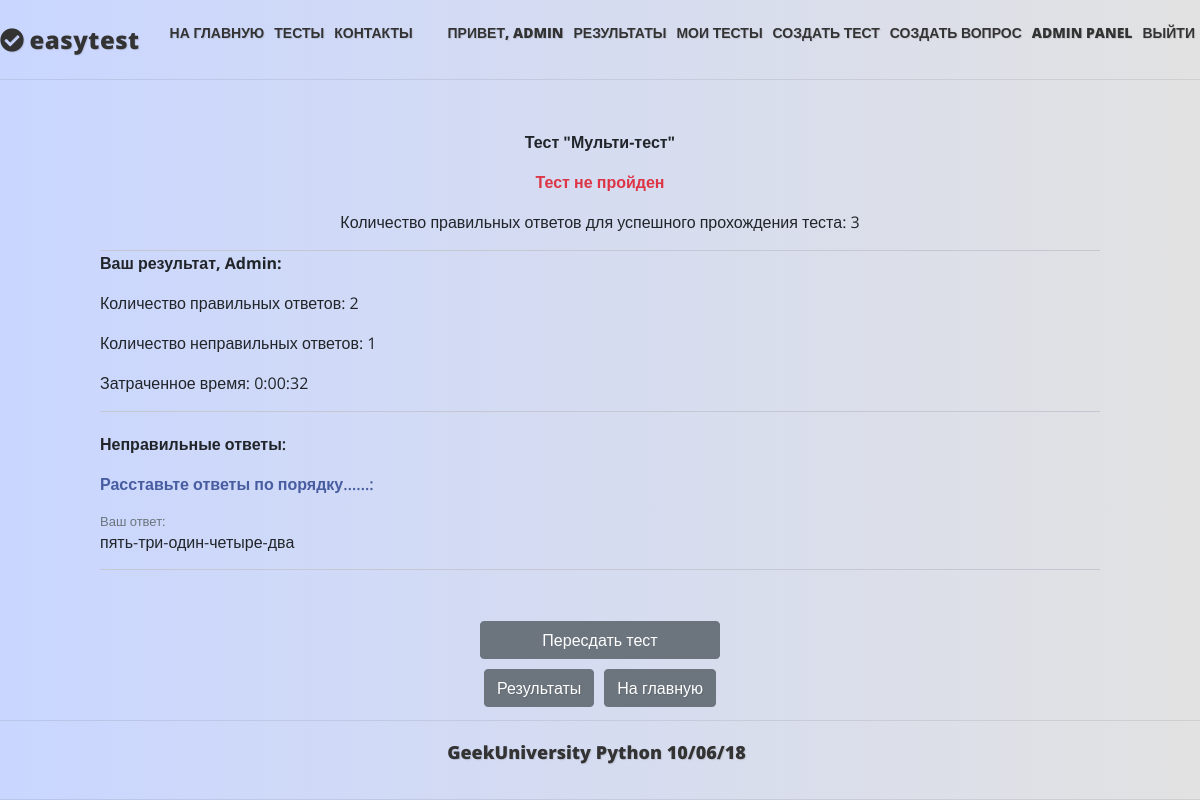
Screenshot of /result/4/ (signed in) with the database file from the repository.
### mainapp/models.py (models this page shows, shortened)
class Core(models.Model):
    title = models.CharField(_('title'), max_length=250, blank=True)
    description = models.TextField(_('description'), blank=True)
    sort = models.IntegerField(_('sort'), default=0, null=True, blank=True)
    active = models.BooleanField(_('active'), default=True)
    deleted = models.BooleanField(_('deleted'), default=False)
    all_objects = models.Manager()
    objects = CoreManager()
    class Meta:
        abstract = True

class Result(Core):
    class Meta:
        verbose_name = _('Результат')
        verbose_name_plural = _('Результаты')
    owner = models.ForeignKey(User, null=False, blank=True, related_name='results', on_delete=models.PROTECT)
    test = models.ForeignKey(Test, null=True, blank=True, related_name='results', on_delete=models.CASCADE)
    right_answers_count = models.PositiveIntegerField(_('right answers count'), default=0, blank=True)
    wrong_answers_count = models.PositiveIntegerField(_('wrong answers count'), default=0, blank=True)
    time = models.TimeField(_('time for test'), default=timezone.now, blank=True)
    is_test_passed = models.BooleanField(_('is test passed'), default=False)
    objects = ResultManager()

class Test(Core):
    class Meta:
        verbose_name = _('Тест')
        verbose_name_plural = _('Тесты')
    owner = models.ForeignKey(User, null=False, blank=True, related_name='tests', on_delete=models.PROTECT)
    category = models.ForeignKey(TestCategory, null=True, blank=True, on_delete=models.SET_NULL)
    keywords = models.ManyToManyField(Keyword, blank=True, related_name='tests')
    questions = models.ManyToManyField(Question, blank=True, related_name='tests')
    max_questions = models.PositiveIntegerField(_('Count questions'), default=1, blank=True)
    required_correct_answers = models.PositiveIntegerField(_('Required correct answers'), default=0, blank=True)
    time = models.TimeField(_('Max time for test'), default=datetime.time(0, 30), blank=True)
    objects = TestManager()
    TEST_TYPE_CHOICES = (
        ('th', 'teaching'),  # с цифрами (под индексом 0 в кортежах) форма создания теста не проходила, изменил на строку
        ('ex', 'exam'),
        )
    test_type = models.CharField(max_length=2, choices=TEST_TYPE_CHOICES, default='th')
    """ типы тестов - учебный и экзаменационный(на время и оценку) - это реализуем позже.
    Необходимо будет также добавить время на прохождение теста, проценты правильных ответов для разных оценок."""

class UserAnswer(Core):
    class Meta:
        verbose_name = _('Ответ пользователя')
        verbose_name_plural = _('Ответы пользователя')
    owner = models.ForeignKey(User, null=False, blank=True, on_delete=models.PROTECT)
    question = models.ForeignKey(Question, null=False, blank=True, related_name='user_answers', on_delete=models.CASCADE)
    result = models.ForeignKey(Result, null=False, blank=True, related_name='user_answers', on_delete=models.CASCADE)
    right_answer = models.TextField(_('Right answer'), blank=True, null=False)
    user_answer = models.TextField(_('User answer'), blank=True, null=False)
    is_correct = models.BooleanField(_('is user answer correct'), default=False)
    objects = UserAnswerManager()

class Question(Core):
    class Meta:
        verbose_name = _('Вопрос')
        verbose_name_plural = _('Вопросы')
    q_type  = models.PositiveIntegerField(_('question type'), choices=QUESTION_TYPE,  default=0, blank=False)
    objects = QuestionManager()
    def __str__(self):
        return f'{self.description}'

### mainapp/views.py (the view)
# urls.py: path('result/<int:test>/', mainapp.ResultDetail.as_view(), name='result'),
class ResultDetail(LoginRequiredMixin, DetailView):
    model = Result
    slug_field = 'owner'
    login_url = reverse_lazy('authapp:login')
    def get_object(self):
        self.kwargs[self.slug_url_kwarg] = self.request.user
        que = Result.objects.get_result_test_queryset(self.request, self.kwargs['test'])
        response = super().get_object(queryset=que)
        return response
    def get_context_data(self, **kwargs):
        context = {}
        if self.object:
            context['object'] = self.object
            context['user_incorrect_answers'] = self.object.user_answers.get_incorrect_answers()
        context.update(kwargs)
        return super().get_context_data(**context)

### mainapp/models.py (called while the page is built)
    def get_all_queryset(self):
        return CoreQuerySet(self.model)

    def get_result_test_queryset(self, request, pk):
        return self.filter(owner=request.user, test_id=pk)

    def get_queryset(self):
        return self.get_all_queryset()

    def get_queryset(self):
        return self.get_all_queryset()

    def get_incorrect_answers(self):
        return self.filter(is_correct=False)

### mainapp/templates/mainapp/result_detail.html (shortened to what this page needs)
{% extends "base.html" %}
{% load static i18n %}
{% block content %}
        {% if object %}
            <p><b>Тест "{{ object.test.title }}"</b></p>
                {% if object.is_test_passed %}
                    <p class="font-weight-bold text-success">Тест пройден</p>
                {% else %}
                    <p class="font-weight-bold text-danger">Тест не пройден</p>
                    <p>Количество правильных ответов для успешного прохождения теста: {{ object.test.required_correct_answers }}</p>
                {% endif %}
                <div class="bl_result_info">
                    <div class="result_info">
                        <p class="font-weight-bold">Ваш результат, {{ object.owner.username|title }}: </p>
                        <p>Количество правильных ответов: {{ object.right_answers_count }}</p>
                        <p>Количество неправильных ответов: {{ object.wrong_answers_count }}</p>
                        <p>Затраченное время: {{ object.time|date:"G:i:s" }}</p>
                    </div>
                    {% if object.wrong_answers_count %}
                        <p class="answers_wrong">{% trans 'Неправильные ответы:' %}</p>
                        {% for object in user_incorrect_answers %}
                            <p class="question">{{ object.question }}</p>
                            <p class="answer_info">Ваш ответ:</p>
                            <p class="answer">{{ object.user_answer }}</p>
                        {% endfor %}
                    {% endif %}
                </div>
            {% include 'mainapp/includes/inc_btns_test_repeat.html' with pk=object.test.id %}
        {% else %}
            <p><b>Нет результатов по тесту</b></p>
        {% endif %}
{% endblock content %}

### templates/base.html (shortened to what this page needs)
{% load static i18n %}
<!DOCTYPE html>
<html lang="en">
<head>
    {% block styles %}
        <link rel="stylesheet" href="https://stackpath.bootstrapcdn.com/bootstrap/4.1.3/css/bootstrap.min.css">
        <link rel="stylesheet" href= "{% static 'css/style.css' %}?v={{ VERSION }}" >
    {% endblock styles %}
    <link rel="stylesheet" href="https://use.fontawesome.com/releases/v5.4.1/css/all.css">
</head>
<body>
<div class="header">
    <div class="center_content_header">
        <div class="logo">
            <i class="fas fa-check-circle"></i>
            <a href="{% url 'mainapp:main' %}">easytest</a>
        </div>
        <div class="menu">
            <ul>
                <li><a href="{% url 'mainapp:main' %}">{% trans 'На главную'|upper %}</a></li>
                <li><a href="{% url 'mainapp:tests' %}">{% trans 'Тесты'|upper %}</a></li>
                <li><a href="#">{% trans 'КОНТАКТЫ' %}</a></li>
            </ul>
        </div>
        <div class="menu">
            <ul>
                {% if user.is_authenticated %}
                    <li><a href="{% url 'auth:edit' %}">{% trans 'Привет, '|upper %}{{ user.first_name|default:user.username|upper }}</a></li>
                    <li><a href="{% url 'mainapp:results' %}">{% trans 'Результаты'|upper %}</a></li>
                    {% if user.is_staff %}
                        <li><a href="{% url 'mainapp:tests_staff' %}">{% trans 'Мои тесты'|upper %}</a></li>
                        <li><a href="{% url 'mainapp:test_create' %}">{% trans 'Создать тест'|upper %}</a></li>
                        <li><a href="{% url 'mainapp:question_create' %}">{% trans 'Создать вопрос'|upper %}</a></li>
                        <li><a href="{% url 'admin:index' %}">{% trans 'Admin panel'|upper %}</a></li>
                    {% endif %}
                    <li><a href="{% url 'auth:logout' %}">{% trans 'Выйти'|upper %}</a></li>
                {% else %}
                    <li><a href="{% url 'auth:login' %}">{% trans 'Войти'|upper %}</a></li>
                {% endif %}
            </ul>
        </div>
    </div>
</div>
<div class="content">
    {% block content %}
    {% endblock content %}
</div>
<div class="footer">
    <p>GeekUniversity Python 10/06/18</p>
</div>
</body>
</html>

### mainapp/static/css/style.css (style rules this page uses)
* { padding: 0; margin: 0; }
body { display: flex; flex-direction: column; background: linear-gradient(to right, #c9d6ff, #e2e2e2); min-height: 100vh; font-family: 'Open Sans', Arial, sans-serif; }
.header, .footer { display: flex; min-height: 80px; border-bottom: 1px solid rgba(51, 51, 51, 0.1); justify-content: center; align-items: center; text-shadow: 1px 1px 1px rgba(0, 0, 0, .1); }
.header { margin-bottom: 50px; }
.center_content_header { display: flex; width: 1270px; justify-content: space-between; align-items: center; }
.logo { display: flex; align-items: center; font-weight: 900; padding: 0; font-size: 24px; text-shadow: 1px 1px 1px rgba(0, 0, 0, .1); letter-spacing: 0.5px; line-height: normal; color: #333333; }
.logo a { text-decoration: none; color: #333333; font-weight: 900; }
.header i { color: #333333; align-items: center; margin-right: 5px; }
.menu ul { display: flex; list-style: none; }
.menu li { padding: 0 5px; }
.menu a { text-decoration: none; color: #333333; font-weight: 900; font-size: 14px; }
.footer { border-top: 1px solid rgba(51, 51, 51, 0.1); }
.footer p { color: #333333; font-weight: 900; font-size: 18px; padding-right: 7px; }
.center, .content, .center_full { display: flex; flex-direction: column; justify-content: center; align-items: center; }
.content { flex: 1; justify-content: flex-start; }
.denied p, a { text-shadow: 1px 1px 1px rgba(0, 0, 0, .1); }
.bl_result_info { display: flex; margin-top: 0px; width: 1000px; flex-direction: column; }
.result_info { border-top: solid 1px #c5c8d3; border-bottom: solid 1px #c5c8d3; }
.question { color: #485ca0; font-weight: 600; }
.answers_wrong { font-weight: 600; margin-top: 20px; }
.answer_info { font-size: 13px; color: #6c757d; margin-bottom: -2px; }
.answer { padding-bottom: 15px; border-bottom: solid 1px #c5c8d3; }

### rows the page displays
Result: test "Мульти-тест", test.required_correct_answers "3", owner.username "Admin", right_answers_count "2", wrong_answers_count "1", time "0:00:32"
UserAnswer: question "Расставьте ответы по порядку……:", user_answer "пять-три-один-четыре-два"

### other values shown
{{ user.first_name|default:user.username|upper }} "ADMIN"
